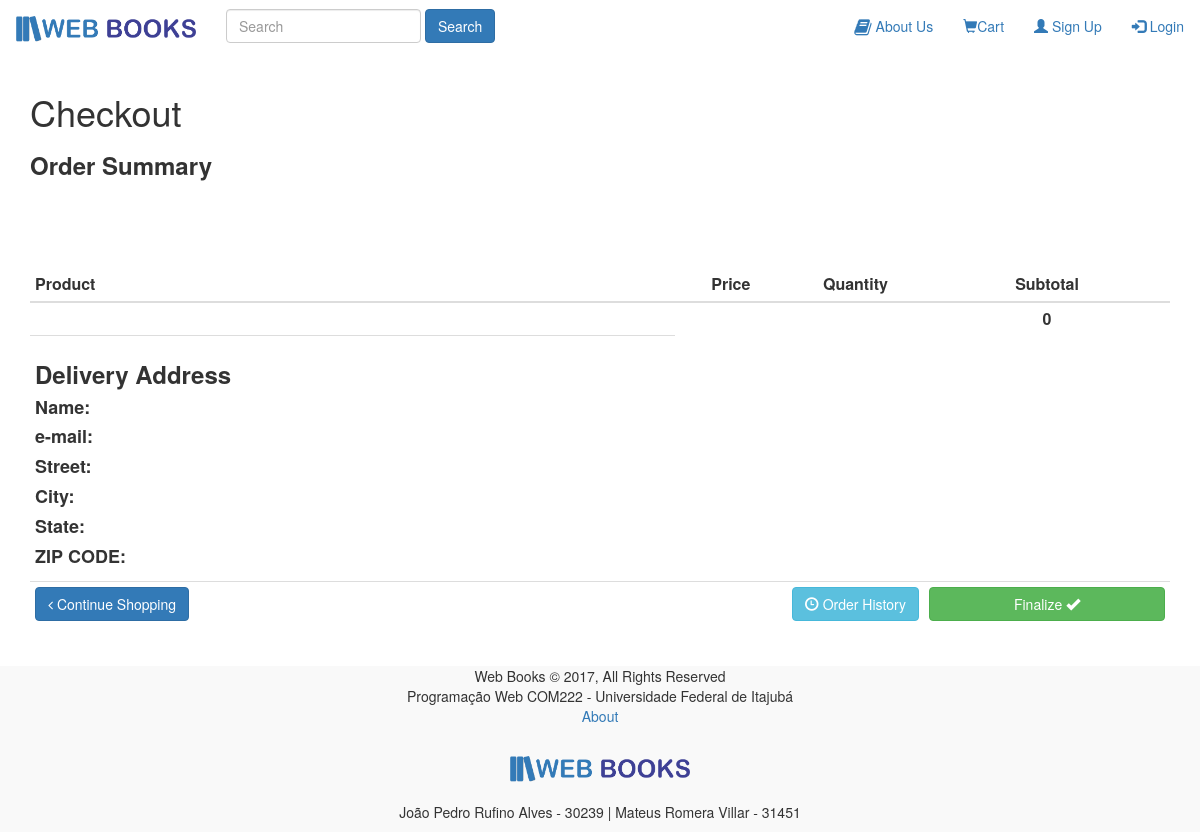
Page /checkout03.php on the earlier database version.
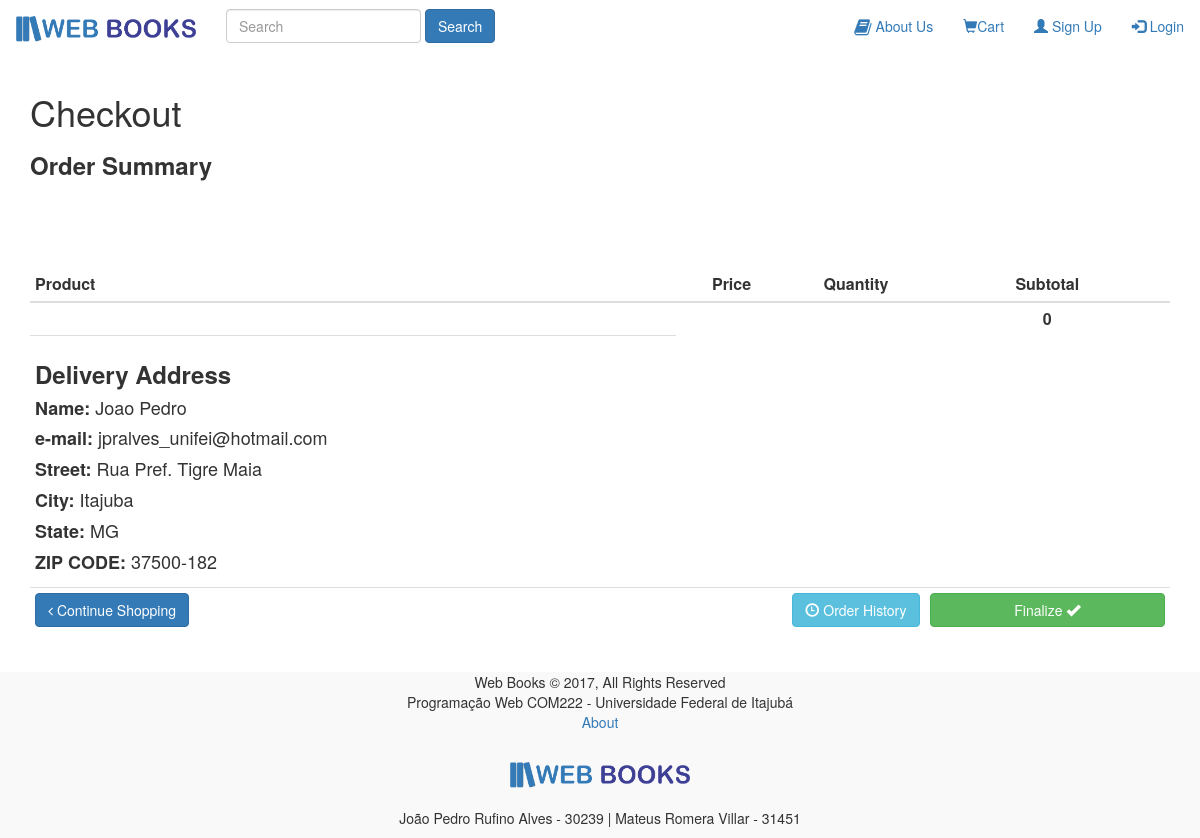
Same page on the later database version.
### tables this page shows
CREATE TABLE `user` (
  `id` int(11) NOT NULL,
  `fname` varchar(20) NOT NULL,
  `lname` varchar(20) NOT NULL,
  `street` varchar(25) NOT NULL,
  `city` varchar(30) NOT NULL,
  `state` varchar(2) NOT NULL,
  `zip` varchar(9) NOT NULL,
  `login` varchar(15) NOT NULL,
  `senha` varchar(15) NOT NULL,
  `nome` varchar(30) NOT NULL,
  `admin` int(11) NOT NULL
);

### includes/functions_shoppingCart.php (called while the page is built, shortened)
<?php
  function calculate_total_value(){
    $cookie_name = 'ShoppingCart';
    $totalValue = 0;
    if(isset($_COOKIE[$cookie_name])) {
      include_once("functions_db.php");
      $cart = unserialize($_COOKIE[$cookie_name]);
      foreach($cart as $book){
          $book = unserialize($book);
          $totalValue = $totalValue + ($book[1]*get_book_price($book[0]));
      }
      return $totalValue;
    } else {
      return 0;
    }
  }
?>

### includes/functions_db.php (called while the page is built, shortened)
<?php
	function get_user_data($login){
    $connect = mysqli_connect('localhost','root','');
		$query_select = "SELECT * FROM user WHERE login LIKE '%".$login."%'";
		$select = mysqli_query($connect, $query_select);
    $row = mysqli_fetch_assoc($select);
		return $row;
	}
?>

### checkout03.php (the view, shortened to what this page needs)
<!DOCTYPE hml>
<html lang="en">
  <head>
    <?php  include 'header.php'; ?>
  </head>
  <?php
    include 'includes/functions_shoppingCart.php';
    include 'includes/functions_db.php';
    $login = $_SESSION['login'];
    $user = get_user_data($login);
  ?>
  <body>
    <div class="container">
      <h1>Checkout</h1>
      <table id="cart" class="table table-hover table-condensed">
        <h3><b>Order Summary</b></h3>
      <thead>
        <tr>
          <th style="width:58%">Product</th>
          <th style="width:10%" class="text-center">Price</th>
          <th style="width:10%" class="text-center">Quantity</th>
          <th style="width:22%" class="text-center">Subtotal</th>
        </tr>
      </thead>
      <tfoot>
        <tr>
          <td colspan="1" class="hidden-xs"></td>
          <td colspan="2" class="hidden-xs"></td>
          <td class="hidden-xs text-center">
            <strong>
              <?php echo calculate_total_value(); ?>
            </strong>
          </td>
        </tr>
        <br><br>
        <tr>
          <td data-th="Product">
            <div class="row">
              <div class="col-sm-10">
                <h4 class="nomargin">
                    <?php
                      echo "<h3><b>Delivery Address</b></h3>";
                      echo "<h4><b>Name:</b> ".$user['fname']." ".$user['lname']."</h4>";
                      echo "<h4><b>e-mail:</b>  ".$user['nome']."</h4>";
                      echo "<h4><b>Street:</b> ".$user['street']."</h4>";
                      echo "<h4><b>City:</b> ".$user['city']."</h4>";
                      echo "<h4><b>State:</b> ".$user['state']."</h4>";
                      echo "<h4><b>ZIP CODE:</b> ".$user['zip']."</h4>";
                    ?>
                </h4>
              </div>
            </div>
          </td>
        </tr>
        <br><br>
        <tr>
          <td><a href="index.php" class="btn btn-primary"><i class="fa fa-angle-left"></i> Continue Shopping</a></td>
          <td colspan="1" class="hidden-xs"></td>
          <td><a href="OrderHistory.php" class="btn btn-info btn-block"><span class="glyphicon glyphicon-time"></span> Order History</a></td>
          <td><a href="confirmationMail.php" class="btn btn-success btn-block">	Finalize <span class="glyphicon glyphicon-ok"></span></a></td>
        </tr>
      </tfoot>
    </table>
    </div>
  </body>
  <br>
</html>

### header.php (shortened to what this page needs)
<?php
    if ( !isset($_SESSION['login']) and !isset($_SESSION['password']) and !isset($_SESSION['admin'])) {
      include 'headers/header_Default.php';
    } else {
      if($_SESSION['admin'] == 1){
        include 'headers/header_Admin.php';
      } else {
        include 'headers/header_User.php';
      }
    }
 ?>

### headers/header_Default.php (shortened to what this page needs)
<html lang="en">
<head>
  <link rel="stylesheet" type="text/css" href="style.css">
  <link rel="stylesheet" href="https://maxcdn.bootstrapcdn.com/bootstrap/3.3.7/css/bootstrap.min.css">
  <nav class="navbar ">
    <div class="container-fluid">
      <div class="navbar-header">
        <a class="navbar-brand" href="index.php"><img class="logo" src="img/logo.png"></a>
      </div>
      <form class="navbar-form navbar-left" method="POST" action="SearchBrowse.php">
        <div class="form-group">
          <input type="text" class="form-control" id="search" name="search" placeholder="Search">
        </div>
        <input class="btn btn-primary" type="submit" value="Search" id="searchBt" name="searchBt">
      </form>
      <ul class="nav navbar-nav navbar-right">
        <li><a href="AboutUs.php"><span class="fa fa-book fa-lg"></span> About Us</a></li>
        <li><a href="ShoppingCart.php"><span class="glyphicon glyphicon glyphicon-shopping-cart"></span>Cart</a></li>
        <li><a href="sign_up_page.html"><span class="glyphicon glyphicon-user"></span> Sign Up</a></li>
        <li><a href="login_page.html"><span class="glyphicon glyphicon-log-in"></span> Login</a></li>
      </ul>
    </div>
  </nav>
</head>
</html>

### style.css (style rules this page uses)
.bg-lightgray { background-color:#f9f9f9; }
.logo { max-width:180px; max-height:100px; width: auto; height: auto; }
.table>tbody>tr>td, .table>tfoot>tr>td { vertical-align: middle; }

Differences in the rows shown:
added user: fname "Joao", lname "Pedro", nome "jpralves_unifei@hotmail.com", street "Rua Pref. Tigre Maia", city "Itajuba", state "MG", zip "37500-182"
